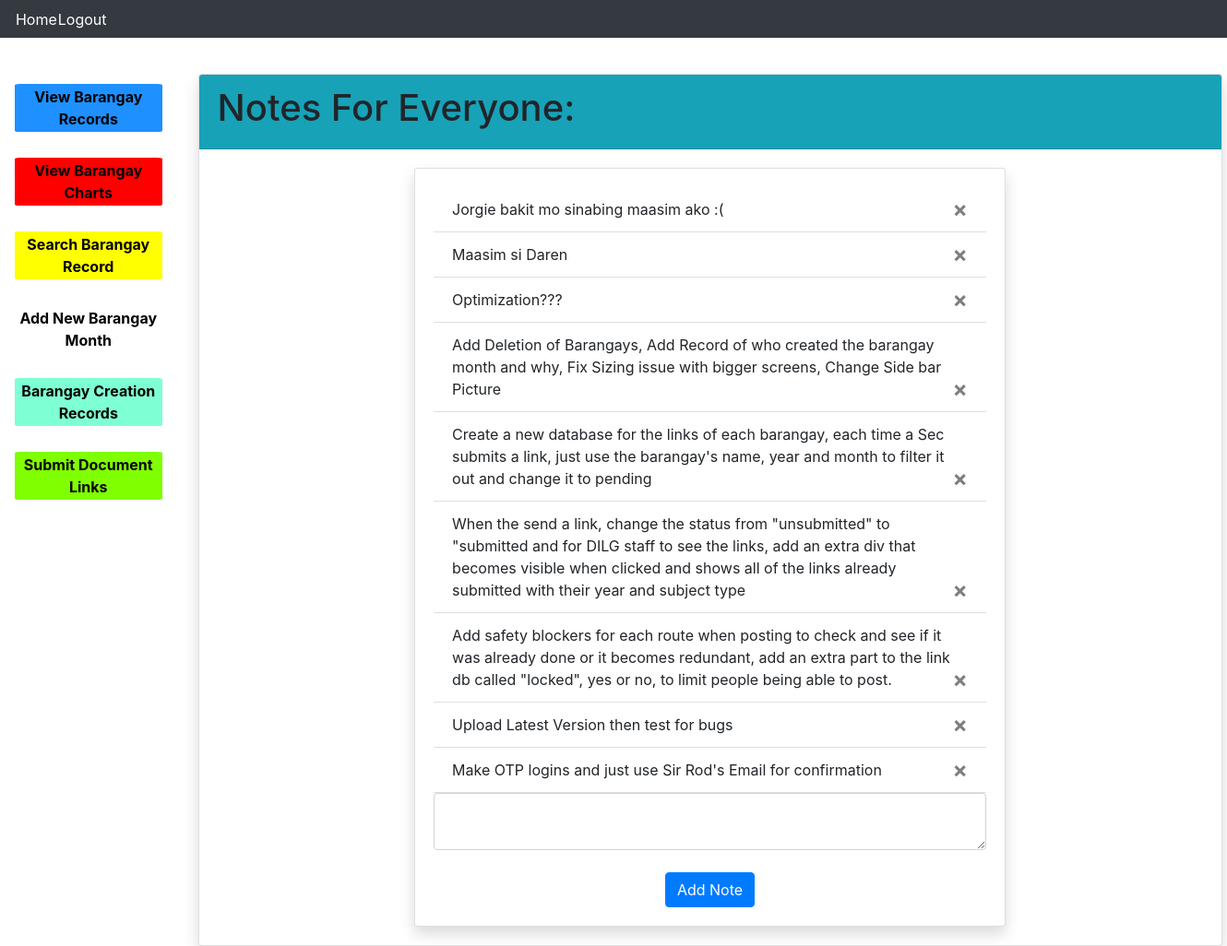
The app's page / (signed in) with its own data.
### website/models.py (models this page shows)
class Note(db.Model):
    id = db.Column(db.Integer, primary_key=True)
    data = db.Column(db.String(10000))
    date = db.Column(db.DateTime(timezone=True), default=func.now())
    user_id = db.Column(db.Integer, db.ForeignKey('user.id'))

### website/views.py (the view, shortened to what this page needs)
@views.route('/', methods=['GET', 'POST'])
@login_required
def home():
    return render_template("home.html", user=current_user, notes= Note.query.all())

### website/templates/home.html (shortened to what this page needs)
{% extends "base.html" %} {% block title %}Home{% endblock %} {% block content
%}
<div class="card shadow">
  <div class="card-header bg-info text-black font-weight-bold">
    <h1>Notes For Everyone:</h1>
  </div>
      <div class="card-body">
        <div class="d-flex justify-content-center">
          <div class="card shadow" style="width: 60%;">
            <div class="card-body">
              <ul class="list-group list-group-flush" id="notes">
                {% for note in notes %}
                <li class="list-group-item">
                  {{ note.data }}
                  <button type="button" class="close" onClick="deleteNote({{ note.id }})">
                    <span aria-hidden="true">&times;</span>
                  </button>
                </li>
                {% endfor %}
              </ul>
              <form method="POST" >
                <textarea name="note" id="note" class="form-control"></textarea>
                <br />
                <div align="center">
                  <button type="submit" class="btn btn-primary">Add Note</button>
                </div>
              </form>
            </div>
          </div>
        </div>
    </div>
</div>
{% endblock %}

### website/templates/base.html (shortened to what this page needs)
<!DOCTYPE html>
<html>
  <head>
    <link
      rel="stylesheet"
      href="https://stackpath.bootstrapcdn.com/bootstrap/4.4.1/css/bootstrap.min.css"
    />
    <link
      rel="stylesheet"
      href="https://stackpath.bootstrapcdn.com/font-awesome/4.7.0/css/font-awesome.min.css"
    />
  </head>
  <body>
    <nav class="navbar navbar-expand-lg navbar-dark bg-dark">
      <div class="collapse navbar-collapse" id="navbar">
        <div class="navbar-nav">
          {% if user.is_authenticated %}
          <a class="nav-item" id="home" href="/">Home</a>
          <a class="nav-item" id="logout" href="/logout">Logout</a>
          {% else %}
          <a class="nav-item" id="login" href="/login">Login</a>
          <a class="nav-item" id="signUp" href="/sign-up">Sign Up</a>
          {% endif %}
        </div>
      </div>
    </nav>
    {% if user.is_authenticated %}
    <div class="side-bar">
      <a class="nav" id="view-list" href="/barang_list">View Barangay Records</a>
      <a class="nav" id="barang-charts" href="/barangay_charts">View Barangay Charts</a>
      <a class="nav" id="search-barang" href="/find_barangay">Search Barangay Record</a>
      <a class="nav" id="create-barang" href="/create_barang">Add New Barangay Month</a>
      <a class="nav" id="barang-records" href="/barangay_creation_records">Barangay Creation Records</a>
      <a class="nav" id="submit-link" href="/barangay_link">Submit Document Links</a>
    </div>
    {% endif %}
    <div class="container">{% block content %} {% endblock %}</div>
  </body>
</html>

### website/templates/home.html (style rules this page uses)
.card { width: 100%; }

### records on screen
Note: data "Jorgie bakit mo sinabing maasim ako :("
Note: data "Maasim si Daren"
Note: data "Optimization???"
Note: data "Add Deletion of Barangays, Add Record of who created the barangay month and why, Fix Sizing issue with bigger screens, Change Side bar Picture"
Note: data "Create a new database for the links of each barangay, each time a Sec submits a link, just use the barangay's name, year and month to filter it out and change it to pending"
Note: data "When the send a link, change the status from \"unsubmitted\" to \"submitted and for DILG staff to see the links, add an extra div that becomes visible when clicked and shows all of the links already submitted with their year and subject type"
Note: data "Add safety blockers for each route when posting to check and see if it was already done or it becomes redundant, add an extra part to the link db called \"locked\", yes or no, to limit people being able to post."
Note: data "Upload Latest Version then test for bugs"
Note: data "Make OTP logins and just use Sir Rod's Email for confirmation"
